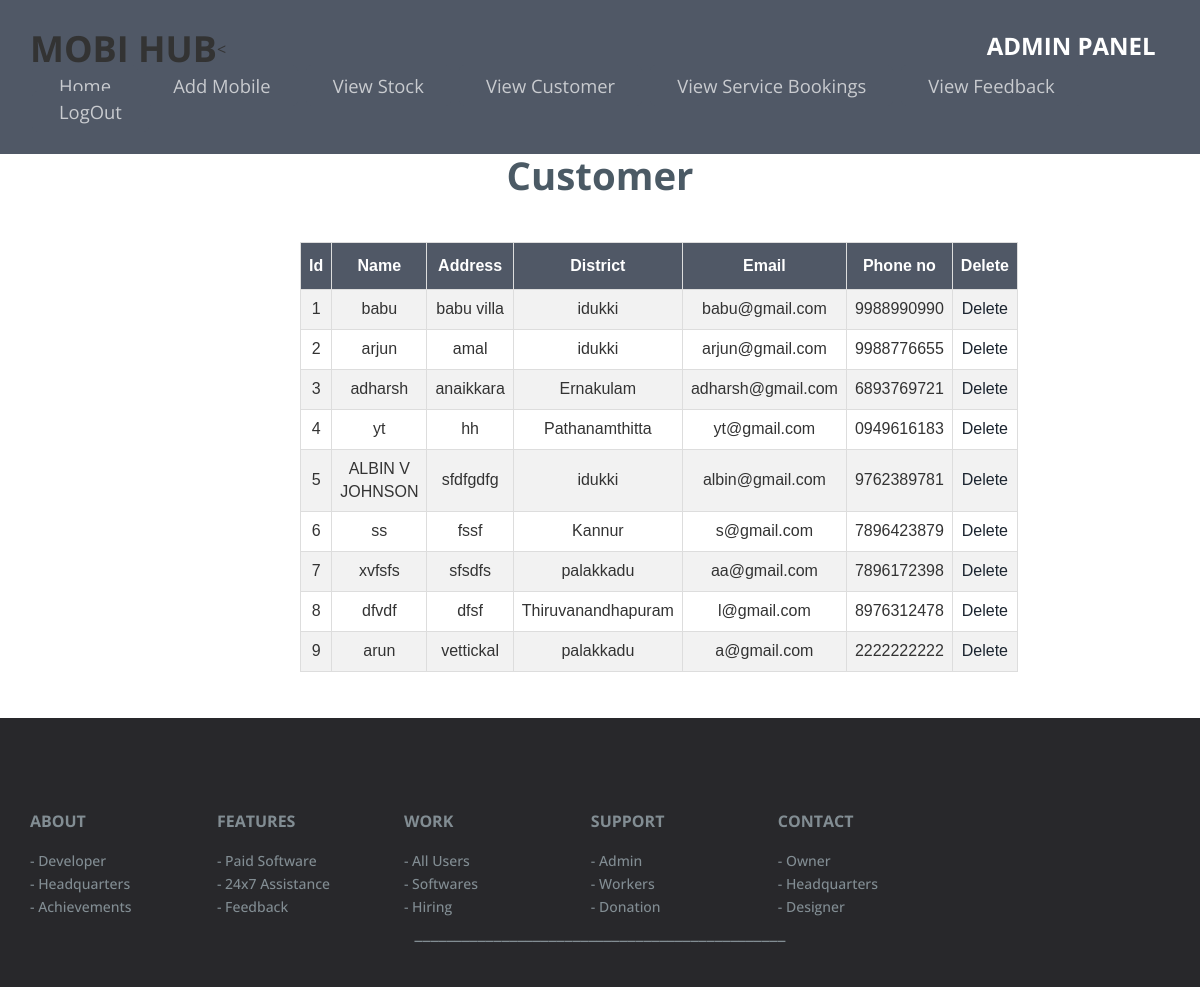
The page /view_customer.php on the database its author committed.
### tables this page shows
CREATE TABLE `owner` (
  `oid` int(11) NOT NULL,
  `oname` varchar(50) NOT NULL,
  `address` varchar(50) NOT NULL,
  `district` varchar(50) NOT NULL,
  `email` varchar(50) NOT NULL,
  `phno` varchar(50) NOT NULL,
  `licenceno` varchar(50) NOT NULL,
  `status` varchar(50) NOT NULL
);

### view_customer.php (the view, shortened to what this page needs)
<?php
include("connection.php");
?>
<div class="contact-mian">
  <h3>Customer</h3>
  <table id="customers">
    <tr>
      <th>
      Id
      </th>
      <th>
      Name
      </th>
      <th>
      Address
      </th>
      <th>
      District
      </th>
      <th>
      Email
      </th>
      <th>
      Phone no
      </th>
      <th>
        Delete
      </th>
    </tr>
    <?php
   $ret = " SELECT * FROM owner  ";
   $re = mysqli_query($conn, $ret);
        if ($re) {
            while ($data = mysqli_fetch_assoc($re)) {
      $id = $data['oid'];
      $fid = $data['oname'];
      $question = $data['address'];
      $answer = $data['district'];
      $sid = $data['email'];
      $ph = $data['phno'];
    ?>
      <tr>
        <td>
          <?php
          echo $id;
          ?>
        </td>
        <td>
          <?php
          echo $fid;
          ?>
        </td>
        <td>
          <?php
          echo $question;
          ?>
        </td>
        <td>
          <?php
          echo $answer;
          ?>
        </td>
<td>
          <?php
          echo $sid;
          ?>
        </td>
        <td>
          <?php
          echo $ph;
          ?>
        </td>
        <td>
          <a href=<?php echo("owner_delete_staff.php?id=".$id); ?>>Delete</a>
        </td>
      </tr>
    <?php
    }
    ?>
  </table>
</div>
<?php
        } else {
            echo "<script type = \"text/javascript\">
alert(\"Sorry You Dont Have Any Question.\");
</script>";
        }
?>
<?php
include('common_footer.php');
?>

### css/style.css (style rules this page uses)
html, body { font-size: 100%; background: #fff; font-family: 'Open Sans', sans-serif; }
body a { transition: 0.5s all ease; -webkit-transition: 0.5s all ease; -moz-transition: 0.5s all ease; -o-transition: 0.5s all ease; -ms-transition: 0.5s all ease; }
h1,h2,h3,h4,h5,h6 { margin:0; }
ul,label { margin:0; padding:0; }
.navigation { float: right; }
.logo { float: left; }
.header { padding: 2em 0; background:#505866; }
ul.navig { padding: 0; margin-top: 0.45%; }
ul.navig li { display: inline-block; margin: 0 2px; position: relative; }
ul.navig li a { font-size: 1.15em; color: rgba(255, 255, 255, 0.69); font-weight: 400; text-decoration: none; padding: 8px 27px; background: #505866; border-radius: 0.3em; -webkit-border-radius: 0.3em; -moz-border-radius: 0.3em; -o-border-radius: 0.3em; -ms-border-radius: 0.3em; }
ul.navig li a:after { width:15px; height:15px; background:red; display: none; content:""; position:absolute; top:0; }
.container:after { content: "\0020"; display: block; height: 0; clear: both; visibility: hidden; }
.contact-mian { text-align:center; }
.contact-mian h3,.about-main h3,.advn-main h3,.portfolio-top h3,.features-main h3 { font-weight:700; font-size:2.5em; color:#4b5a65; margin:0; text-align:center; }
@media (max-width:1440px) { ul.navig { margin-top: 0.4%; } }
@media (max-width:1366px) { .header { padding: 1.8em 0; } }
@media (max-width:1366px) { .contact-mian h3, .about-main h3, .advn-main h3, .portfolio-top h3, .features-main h3,.team-main h3 { font-size: 2.4em; } }

### rows shown on the page
owner: oid "1", oname "babu", address "babu villa", district "idukki", email "babu@gmail.com", phno "9988990990"
owner: oid "2", oname "arjun", address "amal", district "idukki", email "arjun@gmail.com", phno "9988776655"
owner: oid "3", oname "adharsh", address "anaikkara", district "Ernakulam", email "adharsh@gmail.com", phno "6893769721"
owner: oid "4", oname "yt", address "hh", district "Pathanamthitta", email "yt@gmail.com", phno "0949616183"
owner: oid "5", oname "ALBIN V JOHNSON", address "sfdfgdfg", district "idukki", email "albin@gmail.com", phno "9762389781"
owner: oid "6", oname "ss", address "fssf", district "Kannur", email "s@gmail.com", phno "7896423879"
owner: oid "7", oname "xvfsfs", address "sfsdfs", district "palakkadu", email "aa@gmail.com", phno "7896172398"
owner: oid "8", oname "dfvdf", address "dfsf", district "Thiruvanandhapuram", email "l@gmail.com", phno "8976312478"
owner: oid "9", oname "arun", address "vettickal", district "palakkadu", email "a@gmail.com", phno "2222222222"
